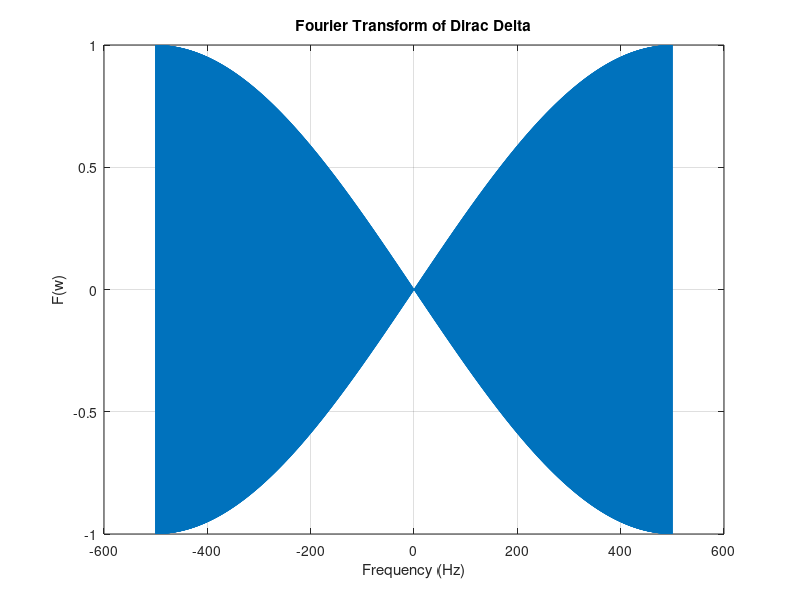

Reproduce this figure in MATLAB.
fs = 1000;
t = -2:1/fs:2;
y = double(t==0);
y1 = fft(y);
f = (-length(y)/2:length(y)/2-1) * fs/length(y);
plot(f, y1)
xlabel('Frequency (Hz)');
ylabel('F(w)');
title('Fourier Transform of Dirac Delta');
grid on
